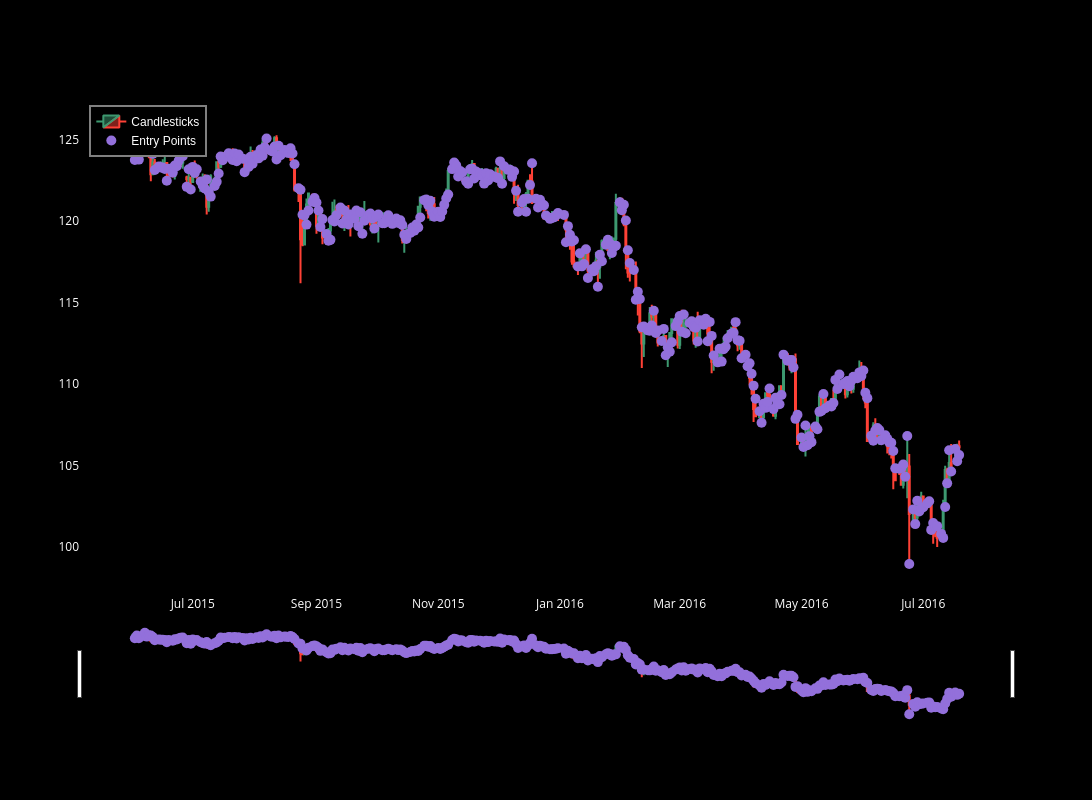

Notebook code cell kept with this figure:
### Markdown cell above
---

## 4. Apply Multi-Timeframe Alignment

Transfer daily signals to the hourly timeframe using forward-fill reindexing. This ensures that each hourly candle inherits the appropriate daily bias signal.

### Code cell
plot_candlestick_with_signals(daily_df[0], start_index=0, num_rows=355)

### Figure 1 — Plotly figure (JSON) as saved in the notebook; plotly's stock layout.template omitted (floating-point values rounded to 4 significant figures; data arrays with more than 128 entries replaced by an {"elided": "..."} marker saying what was removed)
{"data": [{"close": {"elided": "355 float values"}, "high": {"elided": "355 float values"}, "low": {"elided": "355 float values"}, "name": "Candlesticks", "open": {"elided": "355 float values"}, "type": "candlestick", "x": {"elided": "355 str values"}, "xaxis": "x", "yaxis": "y"}, {"marker": {"color": "MediumPurple", "size": 10, "symbol": "circle"}, "mode": "markers", "name": "Entry Points", "type": "scatter", "x": {"elided": "355 str values"}, "xaxis": "x", "y": {"elided": "355 float values"}, "yaxis": "y"}], "layout": {"font": {"color": "white"}, "height": 800, "legend": {"bgcolor": "black", "bordercolor": "gray", "borderwidth": 2, "font": {"color": "white", "family": "sans-serif", "size": 12}, "traceorder": "normal", "x": 0.01, "y": 0.99}, "paper_bgcolor": "black", "plot_bgcolor": "black", "showlegend": true, "width": 1200, "xaxis": {"anchor": "y", "domain": [0, 1], "showgrid": false, "zeroline": false}, "yaxis": {"anchor": "x", "domain": [0, 1], "showgrid": false, "zeroline": false}}}
